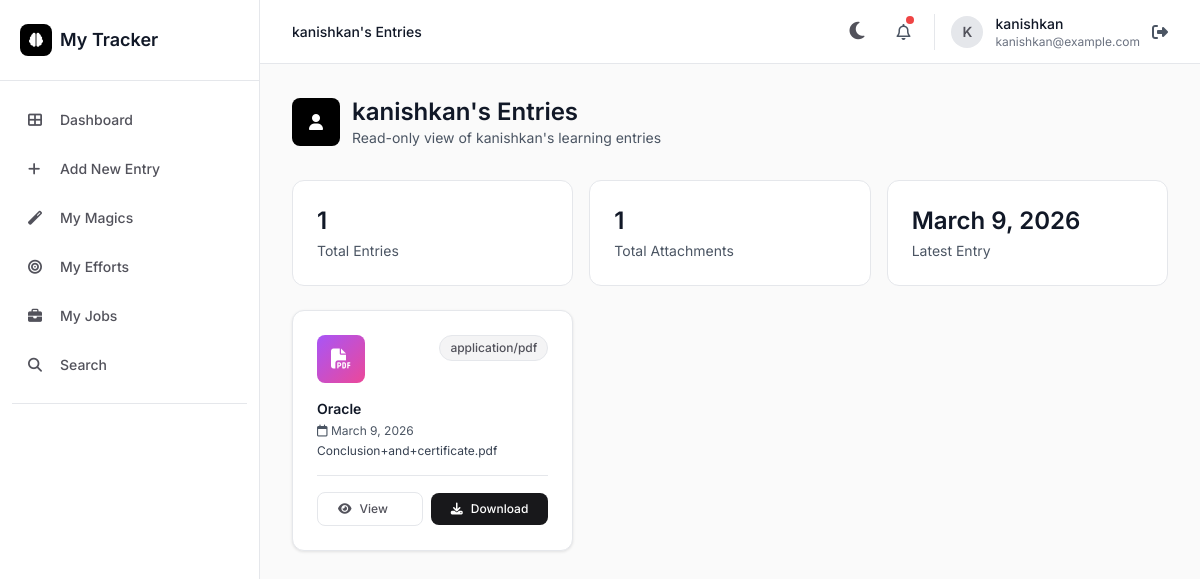
/user/kanishkan/entries/ (signed in), run on an earlier commit of the app's database.
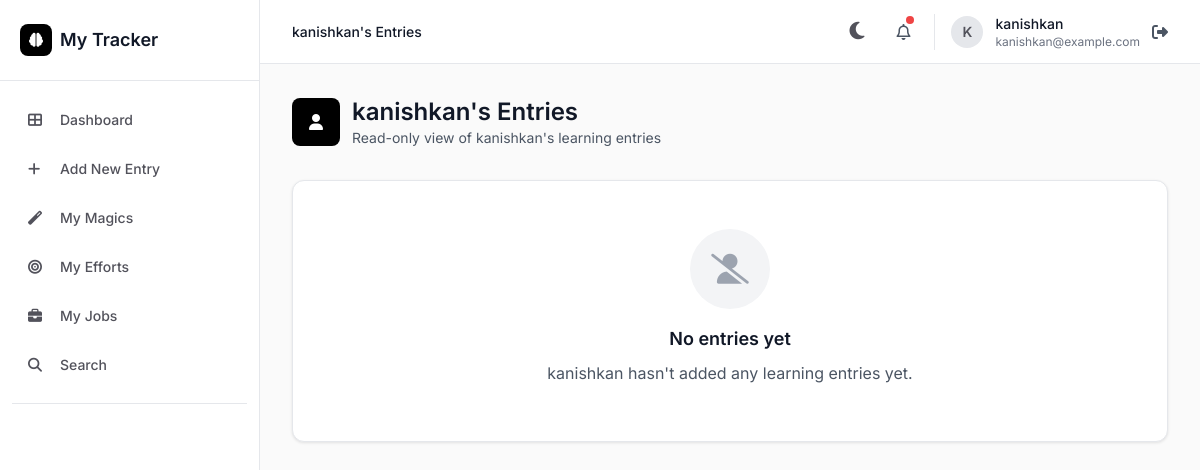
And on a later commit of the database.
### tracker/models.py (models this page shows, shortened)
class LearningLog(models.Model):
    LANGUAGE_CHOICES = [
        ('python', 'Python'),
        ('javascript', 'JavaScript'),
        ('java', 'Java'),
        ('csharp', 'C#'),
        ('cpp', 'C++'),
        ('c', 'C'),
        ('ruby', 'Ruby'),
        ('go', 'Go'),
        ('rust', 'Rust'),
        ('php', 'PHP'),
        ('swift', 'Swift'),
        ('kotlin', 'Kotlin'),
        ('sql', 'SQL'),
        ('html', 'HTML'),
        ('css', 'CSS'),
        ('typescript', 'TypeScript'),
        ('r', 'R'),
        ('matlab', 'MATLAB'),
        ('bash', 'Bash/Shell'),
        ('powershell', 'PowerShell'),
        ('json', 'JSON'),
        ('yaml', 'YAML'),
        ('xml', 'XML'),
        ('markdown', 'Markdown'),
        ('other', 'Other'),
    ]
    record_id = models.CharField(max_length=6, unique=True, editable=False)
    user = models.ForeignKey(User, on_delete=models.CASCADE, related_name='learning_logs')
    title = models.CharField(max_length=200)
    notes = models.TextField()
    code_snippet = models.TextField(blank=True, null=True)
    code_language = models.CharField(max_length=50, choices=LANGUAGE_CHOICES, default='python', blank=True, null=True)
    tags = models.CharField(max_length=200, blank=True)
    date = models.DateField(default=timezone.now)
    created_at = models.DateTimeField(auto_now_add=True)
    file_name = models.CharField(max_length=255, blank=True, null=True)
    file_type = models.CharField(max_length=100, blank=True, null=True)
    file_base64 = models.TextField(blank=True, null=True)
    class Meta:
        ordering = ['-date', '-created_at']

### tracker/views.py (the view)
# urls.py: path('user/<str:username>/entries/', views.user_entries, name='user_entries'),
@login_required
def user_entries(request, username):
    target_user = get_object_or_404(User, username=username)
    logs = LearningLog.objects.filter(
        user=target_user
    ).order_by('-date', '-created_at')
    attachments_count = logs.exclude(file_base64__isnull=True).exclude(file_base64='').count()
    context = {
        'target_user': target_user,
        'logs': logs,
        'attachments_count': attachments_count,
    }
    return render(request, 'tracker/user_entries.html', context)

### templates/tracker/user_entries.html (shortened to what the changed rows need)
{% extends 'tracker/base.html' %}
{% block page_title %}{{ target_user.username }}'s Entries{% endblock %}
{% block content %}
<div class="max-w-6xl mx-auto fade-in">
    <div class="mb-8">
        <div class="flex items-center space-x-3 mb-2">
            <div>
                <h1 class="text-2xl font-semibold text-gray-900">
                    {{ target_user.get_full_name|default:target_user.username }}'s Entries
                </h1>
                <p class="text-sm text-gray-600">
                    Read-only view of {{ target_user.username }}'s learning entries
                </p>
            </div>
        </div>
    </div>
    {% if logs %}
    <div class="grid grid-cols-1 sm:grid-cols-3 gap-4 mb-6">
        <div class="stat-card">
            <div class="text-2xl font-semibold text-gray-900">{{ logs|length }}</div>
            <div class="text-sm text-gray-600 mt-1">Total Entries</div>
        </div>
        <div class="stat-card">
            <div class="text-2xl font-semibold text-gray-900">
                {{ attachments_count }}
            </div>
            <div class="text-sm text-gray-600 mt-1">Total Attachments</div>
        </div>
        <div class="stat-card">
            <div class="text-2xl font-semibold text-gray-900">
                {{ logs.0.date }}
            </div>
            <div class="text-sm text-gray-600 mt-1">Latest Entry</div>
        </div>
    </div>
    <div class="grid grid-cols-1 md:grid-cols-2 lg:grid-cols-3 gap-4">
        {% for log in logs %}
        <div class="card p-6 hover:shadow-lg transition-all">
            <div class="flex items-start justify-between mb-4">
                <div class="w-12 h-12 bg-gradient-to-br from-purple-500 to-pink-500 rounded-lg flex items-center justify-center">
                    {% if log.file_type == 'application/pdf' %}
                        <i class="fas fa-file-pdf text-white text-xl"></i>
                    {% elif 'image' in log.file_type %}
                        <i class="fas fa-file-image text-white text-xl"></i>
                    {% elif 'word' in log.file_type or 'document' in log.file_type %}
                        <i class="fas fa-file-word text-white text-xl"></i>
                    {% elif 'excel' in log.file_type or 'spreadsheet' in log.file_type %}
                        <i class="fas fa-file-excel text-white text-xl"></i>
                    {% elif 'powerpoint' in log.file_type or 'presentation' in log.file_type %}
                        <i class="fas fa-file-powerpoint text-white text-xl"></i>
                    {% elif 'zip' in log.file_type or 'compressed' in log.file_type %}
                        <i class="fas fa-file-archive text-white text-xl"></i>
                    {% elif 'text' in log.file_type %}
                        <i class="fas fa-file-alt text-white text-xl"></i>
                    {% else %}
                        <i class="fas fa-book text-white text-xl"></i>
                    {% endif %}
                </div>
                {% if log.file_type %}
                <span class="badge text-xs">{{ log.file_type|slice:":15" }}</span>
                {% endif %}
            </div>
            <div class="mb-4">
                <h3 class="text-sm font-semibold text-gray-900 mb-1 truncate" title="{{ log.title }}">
                    {{ log.title|truncatewords:6 }}
                </h3>
                <p class="text-xs text-gray-600 mb-1">
                    <i class="far fa-calendar text-xs"></i> {{ log.date }}
                </p>
                {% if log.file_name %}
                <p class="text-xs text-gray-700 line-clamp-2" title="{{ log.file_name }}">
                    {{ log.file_name }}
                </p>
                {% endif %}
            </div>
            <div class="flex items-center space-x-2 pt-4 border-t border-gray-200">
                <a href="{% url 'view_log_public' log.record_id %}" class="flex-1 btn-secondary text-center text-xs py-2">
                    <i class="fas fa-eye"></i>
                    <span>View</span>
                </a>
                {% if log.file_base64 %}
                <a href="{% url 'download_file_public' log.record_id %}" class="flex-1 btn-primary text-center text-xs py-2">
                    <i class="fas fa-download"></i>
                    <span>Download</span>
                </a>
                {% endif %}
            </div>
        </div>
        {% endfor %}
    </div>
    {% else %}
    <div class="card p-12 text-center">
        <div class="w-20 h-20 bg-gray-100 rounded-full flex items-center justify-center mx-auto mb-4">
            <i class="fas fa-user-slash text-gray-400 text-3xl"></i>
        </div>
        <h3 class="text-lg font-semibold text-gray-900 mb-2">No entries yet</h3>
        <p class="text-gray-600 mb-2">
            {{ target_user.get_full_name|default:target_user.username }} hasn't added any learning entries yet.
        </p>
    </div>
    {% endif %}
</div>
{% endblock %}

### templates/tracker/base.html (shortened to what this page needs)
<!DOCTYPE html>
<html lang="en">
<head>
    <script src="https://cdn.tailwindcss.com"></script>
    <link rel="stylesheet" href="https://cdnjs.cloudflare.com/ajax/libs/font-awesome/6.4.0/css/all.min.css">
    <link href="https://cdnjs.cloudflare.com/ajax/libs/prism/1.29.0/themes/prism.min.css" rel="stylesheet" />
</head>
<body>
    {% if user.is_authenticated %}
    <aside class="sidebar" id="sidebar">
        <div class="sidebar-logo">
            <a href="{% url 'dashboard' %}" class="flex items-center space-x-2 text-lg font-semibold text-gray-900">
                <div class="w-8 h-8 bg-black rounded-lg flex items-center justify-center">
                    <i class="fas fa-brain text-white text-sm"></i>
                </div>
                <span>My Tracker</span>
            </a>
        </div>
        <nav class="sidebar-nav">
            <a href="{% url 'dashboard' %}" class="nav-item {% if request.resolver_match.url_name == 'dashboard' %}active{% endif %}">
                <i class="fas fa-th-large"></i><span>Dashboard</span>
            </a>
            <a href="{% url 'create_log' %}" class="nav-item {% if request.resolver_match.url_name == 'create_log' %}active{% endif %}">
                <i class="fas fa-plus"></i><span>Add New Entry</span>
            </a>
            <a href="{% url 'my_magics' %}" class="nav-item {% if request.resolver_match.url_name == 'my_magics' %}active{% endif %}">
                <i class="fas fa-magic"></i><span>My Magics</span>
            </a>
            <a href="{% url 'my_efforts' %}" class="nav-item {% if request.resolver_match.url_name == 'my_efforts' %}active{% endif %}">
                <i class="fas fa-bullseye"></i><span>My Efforts</span>
            </a>
            <a href="{% url 'my_jobs' %}" class="nav-item {% if request.resolver_match.url_name == 'my_jobs' or request.resolver_match.url_name == 'create_job' %}active{% endif %}">
                <i class="fas fa-briefcase"></i><span>My Jobs</span>
            </a>
            <a href="{% url 'search_logs' %}" class="nav-item {% if request.resolver_match.url_name == 'search_logs' %}active{% endif %}">
                <i class="fas fa-search"></i><span>Search</span>
            </a>
            <div style="margin: 1rem 0; border-top: 1px solid #e5e7eb;"></div>
        </nav>
    </aside>
    <header class="top-nav">
        <div class="flex items-center">
            <div class="text-sm text-gray-600">
                <span class="text-gray-900 font-medium">{% block page_title %}Dashboard{% endblock %}</span>
            </div>
        </div>
        <div class="flex items-center space-x-4">
            <button class="theme-toggle" onclick="toggleTheme()" title="Toggle Dark/Light Mode">
                <i class="fas fa-moon theme-icon" id="themeIcon"></i>
            </button>
            <button class="p-2 text-gray-600 hover:text-gray-900 relative">
                <i class="far fa-bell"></i>
                <span class="absolute top-1 right-1 w-2 h-2 bg-red-500 rounded-full"></span>
            </button>
            <div class="flex items-center space-x-3 pl-4 border-l border-gray-200">
                <div class="user-avatar">{{ user.username|slice:":1"|upper }}</div>
                <div class="hidden sm:block">
                    <div class="text-sm font-medium text-gray-900">{{ user.username }}</div>
                    <div class="text-xs text-gray-500">{{ user.email|default:"User" }}</div>
                </div>
                <a href="{% url 'logout' %}" class="text-gray-600 hover:text-gray-900 ml-2" title="Logout">
                    <i class="fas fa-sign-out-alt"></i>
                </a>
            </div>
        </div>
    </header>
    {% endif %}
    {% if user.is_authenticated %}
    <main class="main-content">
    {% else %}
    <div class="login-wrapper">
    {% endif %}
        {% block content %}{% endblock %}
    {% if user.is_authenticated %}
    </main>
    {% else %}
    </div>
    {% endif %}
</body>
</html>

What changed in the data, as far as the page shows it:
removed LearningLog: date "March 9, 2026", file_type "application/pdf", title "Oracle", file_name "Conclusion+and+certificate.pdf", shows "Download"
Also different on the page:
{{ target_user.get_full_name|default:target_user.username }}: (not shown) → "kanishkan"
{{ logs|length }}: "1" → (not shown)
{{ attachments_count }}: "1" → (not shown)
text no longer shown: "Total Entries Total Attachments Latest Entry"
text now shown: "No entries yet hasn't added any learning entries yet."
